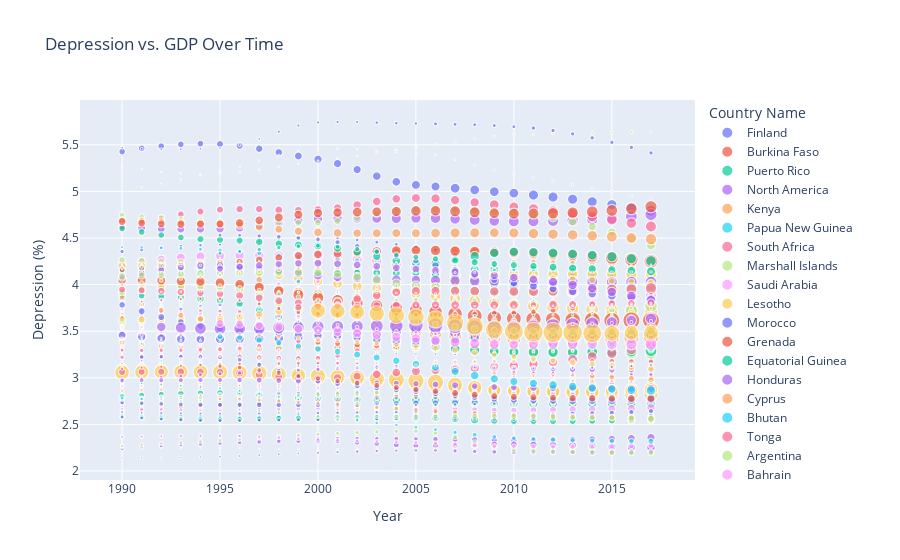

Notebook source saved alongside this figure:
### Code cell
import pandas as pd
import plotly.express as px

# 读取 GDP 数据
gdp_df = pd.read_csv("GDP.csv")

# 转换 63 个年份列为 "Year" 列下的数据
gdp_df = pd.melt(gdp_df, id_vars=["Country Name"], var_name="Year", value_name="GDP")

# 将 "GDP" 列从对象类型转换为浮点数类型
gdp_df["GDP"] = pd.to_numeric(gdp_df["GDP"], errors="coerce")

# 读取 Mental health 数据
mental_health_df = pd.read_csv("Mental health Depression disorder Data.csv")

# 将 "Entity" 列名称转换为 "Country Name"
mental_health_df = mental_health_df.rename(columns={"Entity": "Country Name"})

# 合并两个数据帧
merged_df = pd.merge(mental_health_df, gdp_df, on=["Country Name", "Year"])

# 将所有NaN值替换为0
merged_df.fillna(0, inplace=True)

# 删除 "GDP" 或 "Depression" 为0的行
merged_df = merged_df[(merged_df["GDP"] != 0) & (merged_df["Depression (%)"] != 0)]

# 将 "Year" 列从字符串类型转换为整数类型，然后按年份排序
merged_df["Year"] = pd.to_numeric(merged_df["Year"])
merged_df = merged_df.sort_values(by="Year")

# 创建 Scatter Plot
fig = px.scatter(merged_df, x="Year", y="Depression (%)", size="GDP", color="Country Name",
                 labels={"Depression (%)": "Depression (%)", "GDP": "GDP", "Year": "Year"},
                 title="Depression vs. GDP Over Time")

# 显示图表
fig.show()
